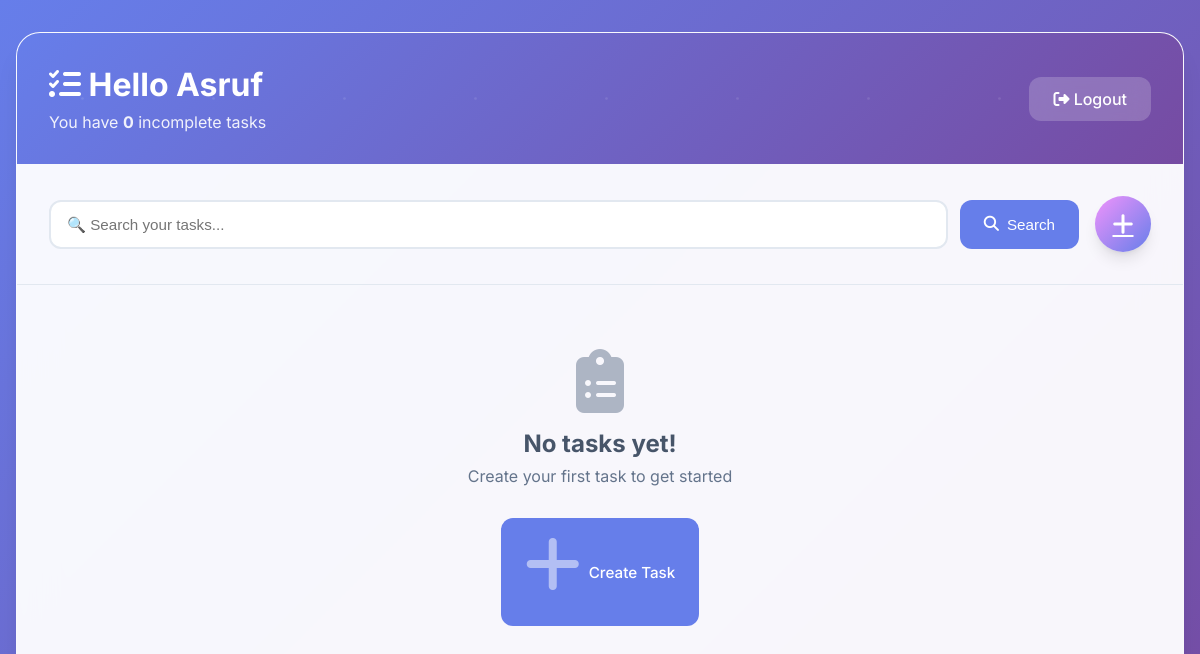
Before: / (signed in) with the older database file.
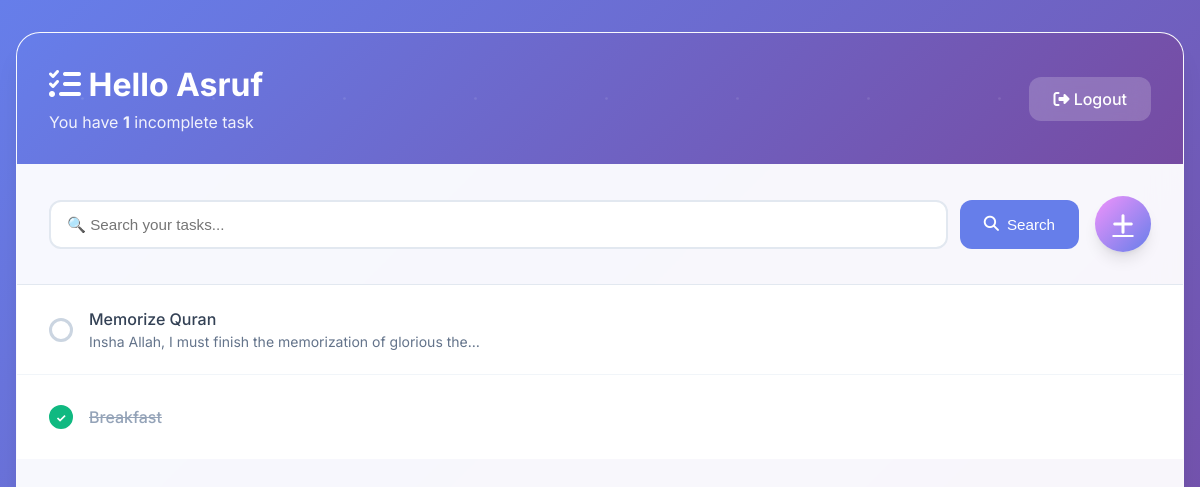
After: the same page with the newer database file.
### base/models.py (models this page shows, shortened)
class Task(models.Model):
    user = models.ForeignKey(
        User, on_delete=models.CASCADE, null=True, blank=True)
    title = models.CharField(max_length=200)
    description = models.TextField(null=True, blank=True)
    complete = models.BooleanField(default=False)
    created = models.DateTimeField(auto_now_add=True)
    class Meta:
        order_with_respect_to = 'user'

### base/views.py (the view)
# urls.py: path('', TaskList.as_view(), name='tasks'),
class TaskList(LoginRequiredMixin, ListView):
    model = Task
    context_object_name = 'tasks'
    def get_context_data(self, **kwargs):
        context = super().get_context_data(**kwargs)
        context['tasks'] = context['tasks'].filter(user=self.request.user)
        context['count'] = context['tasks'].filter(complete=False).count()
        search_input = self.request.GET.get('search-area') or ''
        if search_input:
            context['tasks'] = context['tasks'].filter(
                title__contains=search_input)
        context['search_input'] = search_input
        return context

### base/templates/base/task_list.html (shortened to what this page needs)
{% extends 'base/main.html' %}
{% block content %}
<div class="header-bar">
    <div class="header-content">
        <div>
            <h1><i class="fas fa-tasks"></i> Hello {{request.user|title}}</h1>
            <h3>You have <strong>{{count}}</strong> incomplete task{{ count|pluralize:"s" }}</h3>
        </div>
        {% if request.user.is_authenticated %}
            <a href="{% url 'logout' %}"><i class="fas fa-sign-out-alt"></i> Logout</a>
        {% else %}
            <a href="{% url 'login' %}"><i class="fas fa-sign-in-alt"></i> Login</a>
        {% endif %}
    </div>
</div>
<div id="search-add-wrapper">
    <form method="GET" class="search-form">
        <input type="text" name="search-area" class="search-input" placeholder="🔍 Search your tasks..." value="{{search_input}}">
        <button type="submit" class="btn btn-primary">
            <i class="fas fa-search"></i> Search
        </button>
    </form>
    <a href="{% url 'task-create' %}" class="add-btn" title="Add new task">
        <i class="fas fa-plus"></i>
    </a>
</div>
<div id="tasklist" class="task-list">
    {% for task in tasks %}
        <div class="task-wrapper {% if task.complete %}task-complete{% endif %}" data-position="{{task.pk}}">
            <div class="task-content">
                <div class="task-checkbox"></div>
                <div class="task-text">
                    <a href="{% url 'task-update' task.id %}">{{task.title}}</a>
                    {% if task.description %}
                        <p class="task-description">{{task.description|truncatechars:60}}</p>
                    {% endif %}
                </div>
            </div>
        </div>
    {% empty %}
        <div class="empty-state">
            <i class="fas fa-clipboard-list"></i>
            <h3>No tasks yet!</h3>
            <p>Create your first task to get started</p>
            <a href="{% url 'task-create' %}" class="btn btn-primary">
                <i class="fas fa-plus"></i> Create Task
            </a>
        </div>
    {% endfor %}
</div>
{% endblock content %}

Changed rows visible on the page:
added Task: title "Memorize Quran", description "Insha Allah, I must finish the memorization of glorious the…", complete False (drawn)
added Task: title "Breakfast", complete True (drawn)
Other visible differences:
{{ count }}: "0" → "1"
text no longer shown: "No tasks yet! Create your first task to get started Create Task"
